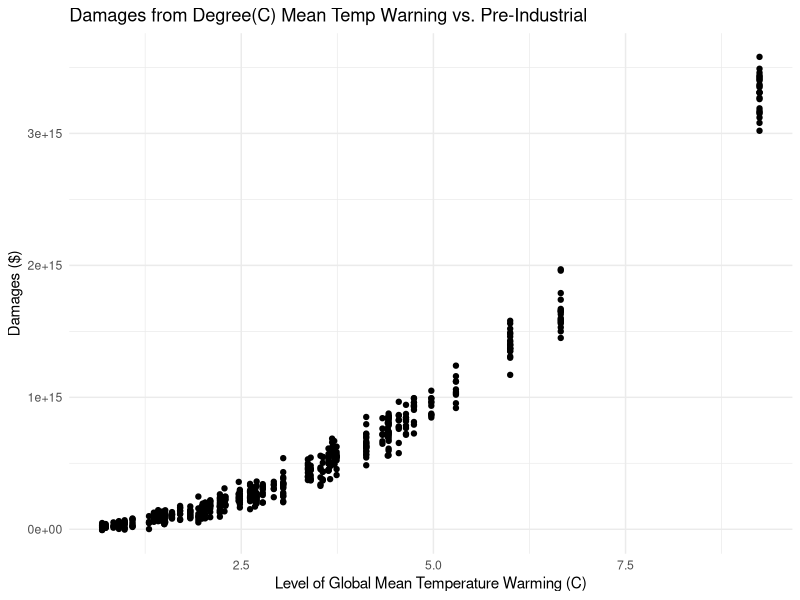
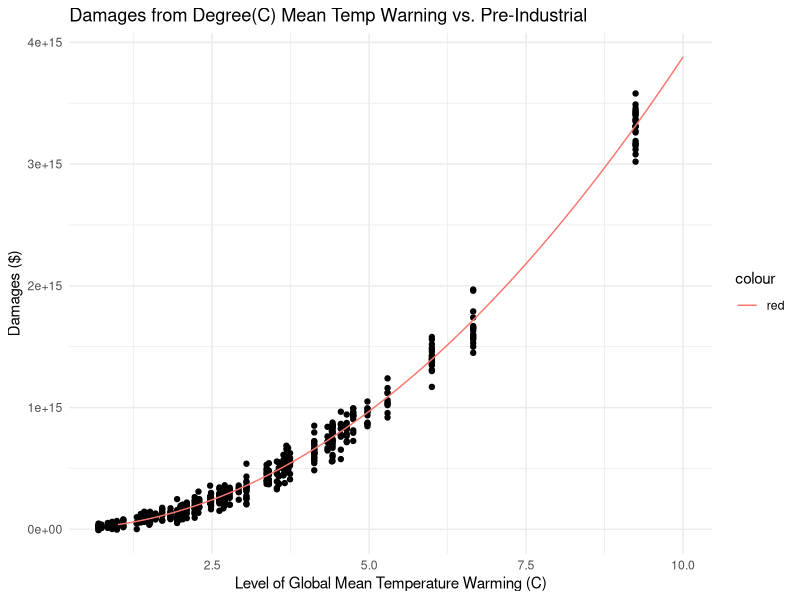
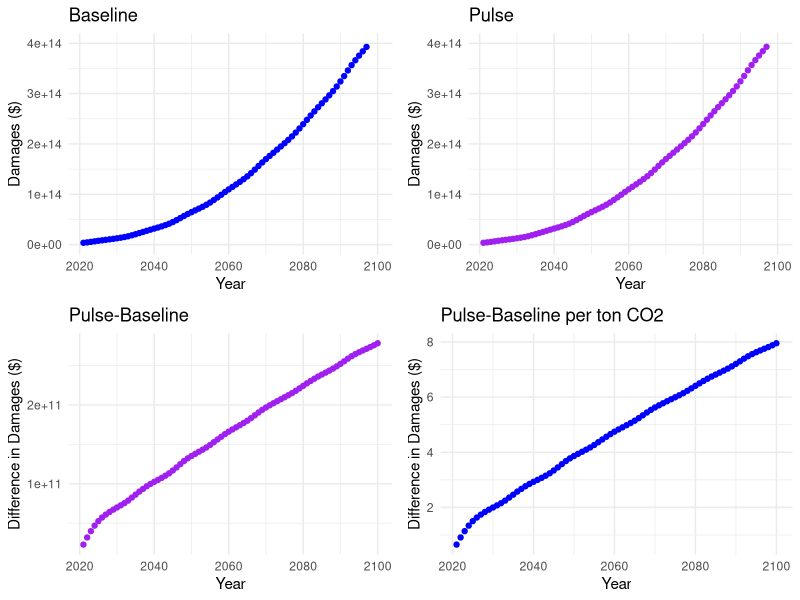
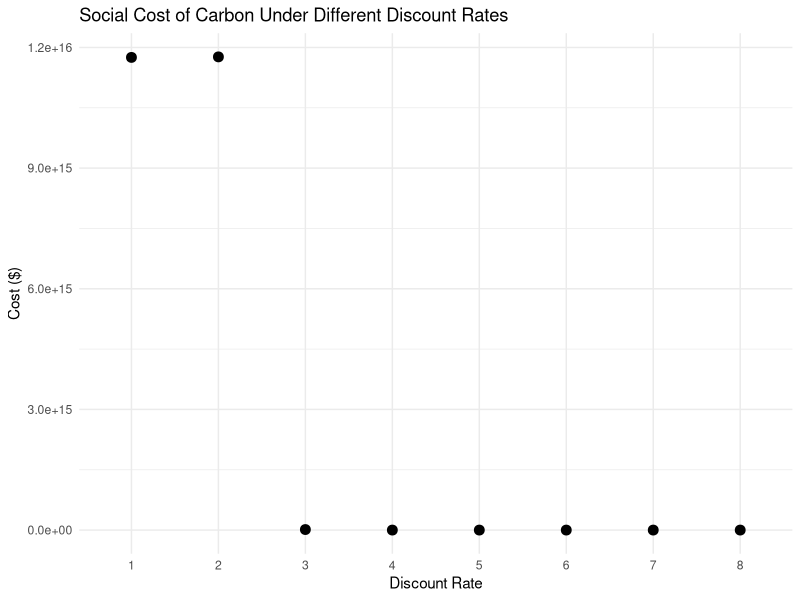
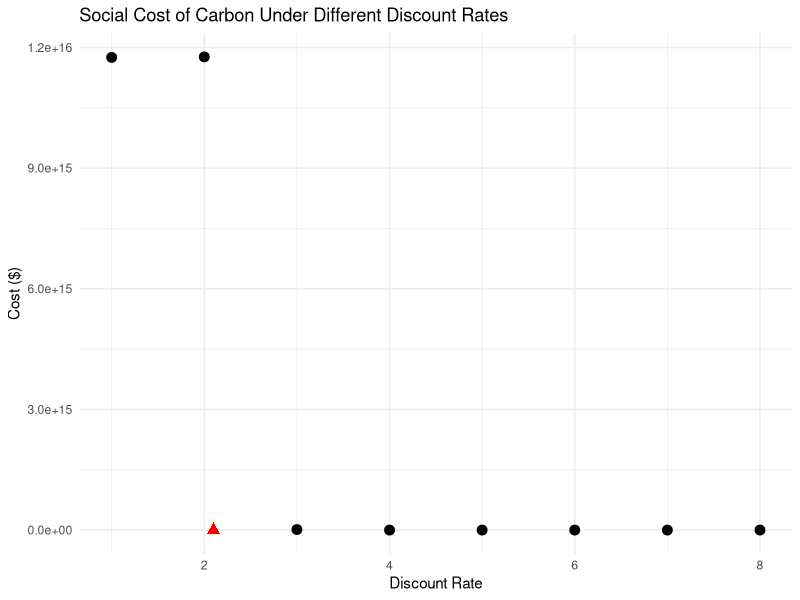

The R script that drew these images, in order:
## ---- chunk 1
knitr::opts_chunk$set(echo=TRUE, message=FALSE, warning=FALSE)
library(tidyverse)
library(here)
## ---- chunk 2
damages_df <- read_csv(here("data/damages.csv")) %>%
  mutate(warming2 = warming^2)
warming <- read_csv(here("data/warming.csv"))

colnames(warming) = c("year", "baseline", "pulse")

## ---- chunk 3
ggplot(damages_df, aes(warming,damages))+
  geom_point() +
  labs(x="Level of Global Mean Temperature Warming (C)", y="Damages ($)", title="Damages from Degree(C) Mean Temp Warning vs. Pre-Industrial")+
  theme_minimal()
## ---- chunk 4

damages_qm <- lm(damages ~ 0 + warming + warming2, data=damages_df)

damage_coef <- as.numeric(damages_qm$coefficients)[2]

damages_reg <- damages_df %>%
  mutate(regression = (damage_coef * warming^2))

colnames(damages_reg)[2] = "observed"

damages_tidy <- damages_reg %>%
  pivot_longer(cols=c(2,3), names_to = "method", values_to = "damages")
  

##test that this did what we wanted it to
degrees_test <- seq(1, 10, 0.1)
test_df <- data.frame(degrees_test) %>%
  mutate(damages = damage_coef*(degrees_test^2))

# ggplot(test_df, aes(degrees_test, damages)) +
#   geom_point() +
#   theme_minimal()

## ---- chunk 5

ggplot(damages_df, aes(warming,damages))+
  geom_point() +
  geom_line(data=test_df, aes(degrees_test, damages, color="red"))+
  labs(x="Level of Global Mean Temperature Warming (C)", y="Damages ($)", title="Damages from Degree(C) Mean Temp Warning vs. Pre-Industrial")+
  theme_minimal()

## ---- chunk 6
damages_func <- function(warming){
  damages = damage_coef * warming^2 
  return(damages)
}


warming_dam <- warming %>%
  mutate(damages_baseline = damages_func(baseline), damages_pulse = damages_func(pulse))

warming_dam <- warming_dam %>%
  mutate(difference=damages_pulse-damages_baseline, per_ton = difference/35000000000)

baseline_damages <- ggplot(warming_dam, aes(year, damages_baseline)) +
  geom_point(color="blue") +
  labs(x= "Year", y="Damages ($)", title="Baseline") +
  ylim(0, 400000000000000)+
  theme_minimal()
  

pulse_damages <- ggplot(warming_dam, aes(year, damages_pulse)) +
  geom_point(color="purple") +
  labs(x= "Year", y="Damages ($)", title="Pulse") + 
  ylim(0, 400000000000000)+
  theme_minimal()


diff_damages <- ggplot(warming_dam, aes(year, difference)) +
  geom_point(color="purple") +
  labs(x= "Year", y="Difference in Damages ($)", title="Pulse-Baseline") +
  theme_minimal()


diff_damages_co2 <- ggplot(warming_dam, aes(year, per_ton)) +
  geom_point(color="blue") +
  labs(x= "Year", y="Difference in Damages ($)", title="Pulse-Baseline per ton CO2") + 
  theme_minimal()


cowplot::plot_grid(baseline_damages,pulse_damages,diff_damages,diff_damages_co2)

## ---- chunk 7
discounting_func <- function(amount, r, t){
  discounted_amount = amount/(1+r)^t
}


t <- seq(1, nrow(warming_dam), 1)

scc_df <- cbind(warming_dam, t)

scc_df <- scc_df %>%
  mutate(one = discounting_func(per_ton,0.01, t),
         two = discounting_func(per_ton,0.02, t),
         three = discounting_func(per_ton,0.03, t),
         four = discounting_func(per_ton,0.04, t),
         five = discounting_func(per_ton,0.05, t),
         six = discounting_func(per_ton,0.06, t),
         seven = discounting_func(per_ton,0.07, t),
         eight = discounting_func(per_ton,0.08, t))

scc_only <- scc_df %>%
  select(c(4:11))

scc_sums <- data.frame(colSums(scc_only))

rates <- c(1:8)

scc_sums_rates <- cbind(scc_sums, rates) 

colnames(scc_sums_rates)[1] = "scc"

ggplot(scc_sums_rates, aes(as.factor(rates), scc)) +
  geom_point(size=3)+
  labs(x="Discount Rate", y="Cost ($)", title = "Social Cost of Carbon Under Different Discount Rates")+
  theme_minimal()
## ---- chunk 8
r_ramsey = 0.001+(2*0.01)

scc_df <- scc_df %>%
  mutate(ramsey = discounting_func(per_ton,r_ramsey, t)) %>%
  summarize(sum=sum(ramsey))

ramsey_cost <- as.numeric(scc_df[1,1])

ggplot(scc_sums_rates, aes(rates, scc)) +
  geom_point(size=3)+
  geom_point(aes(x=r_ramsey*100, y=ramsey_cost), colour="red", shape="triangle",size=3)+
  labs(x="Discount Rate", y="Cost ($)", title = "Social Cost of Carbon Under Different Discount Rates")+
  theme_minimal()





